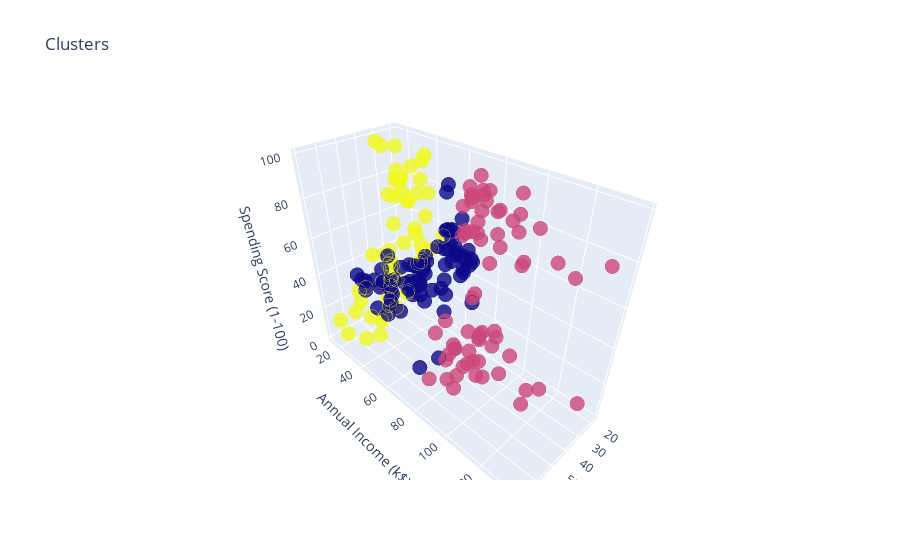

Source (notebook cell):
### Code cell
import plotly as py
import plotly.graph_objs as go 

df_cli['label3'] =  labels3
trace1 = go.Scatter3d(
    x= df_cli['Age'],
    y= df_cli['Annual Income (k$)'],
    z= df_cli['Spending Score (1-100)'],
    mode='markers',
     marker=dict(
        color = df_cli['label3'], 
        size= 5,
        line=dict(
            color= df_cli['label3'],
            width= 12
        ),
        opacity=0.8
     )
)
data = [trace1]
layout = go.Layout(
    title= 'Clusters',
    scene = dict(
            xaxis = dict(title  = 'Age'),
            yaxis = dict(title  = 'Annual Income (k$)'),
            zaxis = dict(title  = 'Spending Score (1-100)')
        )
)
fig = go.Figure(data=data, layout=layout)
py.offline.iplot(fig)
plt.show()

### Figure 1 — Plotly figure (JSON) as saved in the notebook; plotly's stock layout.template omitted (floating-point values rounded to 4 significant figures; data arrays with more than 128 entries replaced by an {"elided": "..."} marker saying what was removed)
{"data": [{"marker": {"color": {"elided": "200 int values"}, "line": {"color": {"elided": "200 int values"}, "width": 12}, "opacity": 0.8, "size": 5}, "mode": "markers", "type": "scatter3d", "x": {"elided": "200 int values"}, "y": {"elided": "200 int values"}, "z": {"elided": "200 int values"}}], "layout": {"scene": {"xaxis": {"title": {"text": "Age"}}, "yaxis": {"title": {"text": "Annual Income (k$)"}}, "zaxis": {"title": {"text": "Spending Score (1-100)"}}}, "title": {"text": "Clusters"}}}
